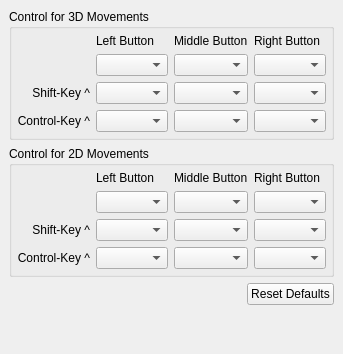
   <widget class="QWidget" name="Camera" >
    <layout class="QGridLayout" >
     <property name="leftMargin" >
      <number>9</number>
     </property>
     <property name="topMargin" >
      <number>9</number>
     </property>
     <property name="rightMargin" >
      <number>9</number>
     </property>
     <property name="bottomMargin" >
      <number>9</number>
     </property>
     <property name="horizontalSpacing" >
      <number>6</number>
     </property>
     <property name="verticalSpacing" >
      <number>6</number>
     </property>
     <item row="0" column="0" >
      <widget class="QGroupBox" name="groupBox_8" >
       <property name="title" >
        <string>Control for 3D Movements</string>
       </property>
       <layout class="QGridLayout" >
        <property name="leftMargin" >
         <number>5</number>
        </property>
        <property name="topMargin" >
         <number>5</number>
        </property>
        <property name="rightMargin" >
         <number>5</number>
        </property>
        <property name="bottomMargin" >
         <number>5</number>
        </property>
        <property name="horizontalSpacing" >
         <number>6</number>
        </property>
        <property name="verticalSpacing" >
         <number>6</number>
        </property>
        <item row="2" column="1" >
         <widget class="QComboBox" name="comboBoxCamera3D_4" >
          <property name="minimumContentsLength" >
           <number>0</number>
          </property>
          <property name="duplicatesEnabled" >
           <bool>false</bool>
          </property>
         </widget>
        </item>
        <item row="1" column="1" >
         <widget class="QComboBox" name="comboBoxCamera3D" >
          <property name="minimumContentsLength" >
           <number>0</number>
          </property>
          <property name="duplicatesEnabled" >
           <bool>false</bool>
          </property>
         </widget>
        </item>
        <item row="3" column="1" >
         <widget class="QComboBox" name="comboBoxCamera3D_7" >
          <property name="minimumContentsLength" >
           <number>0</number>
          </property>
          <property name="duplicatesEnabled" >
           <bool>false</bool>
          </property>
         </widget>
        </item>
        <item row="0" column="1" >
         <widget class="QLabel" name="label_21" >
          <property name="text" >
           <string>Left Button</string>
          </property>
         </widget>
        </item>
        <item row="0" column="3" >
         <widget class="QLabel" name="label_18" >
          <property name="text" >
           <string>Right Button</string>
          </property>
         </widget>
        </item>
        <item row="0" column="2" >
         <widget class="QLabel" name="label_20" >
          <property name="text" >
           <string>Middle Button</string>
          </property>
         </widget>
        </item>
        <item row="3" column="2" >
         <widget class="QComboBox" name="comboBoxCamera3D_8" >
          <property name="minimumContentsLength" >
           <number>0</number>
          </property>
          <property name="duplicatesEnabled" >
           <bool>false</bool>
          </property>
         </widget>
        </item>
        <item row="2" column="2" >
         <widget class="QComboBox" name="comboBoxCamera3D_5" >
          <property name="minimumContentsLength" >
           <number>0</number>
          </property>
          <property name="duplicatesEnabled" >
           <bool>false</bool>
          </property>
         </widget>
        </item>
        <item row="1" column="2" >
         <widget class="QComboBox" name="comboBoxCamera3D_2" >
          <property name="minimumContentsLength" >
           <number>0</number>
          </property>
          <property name="duplicatesEnabled" >
           <bool>false</bool>
          </property>
         </widget>
        </item>
        <item row="3" column="3" >
         <widget class="QComboBox" name="comboBoxCamera3D_9" >
          <property name="minimumContentsLength" >
           <number>0</number>
          </property>
          <property name="duplicatesEnabled" >
           <bool>false</bool>
          </property>
         </widget>
        </item>
        <item row="2" column="3" >
         <widget class="QComboBox" name="comboBoxCamera3D_6" >
          <property name="minimumContentsLength" >
           <number>0</number>
          </property>
          <property name="duplicatesEnabled" >
           <bool>false</bool>
          </property>
         </widget>
        </item>
        <item row="1" column="3" >
         <widget class="QComboBox" name="comboBoxCamera3D_3" >
          <property name="minimumContentsLength" >
           <number>0</number>
          </property>
          <property name="duplicatesEnabled" >
           <bool>false</bool>
          </property>
         </widget>
        </item>
        <item row="3" column="0" >
         <widget class="QLabel" name="label_19" >
          <property name="text" >
           <string>Control-Key ^</string>
          </property>
          <property name="alignment" >
           <set>Qt::AlignRight|Qt::AlignTrailing|Qt::AlignVCenter</set>
          </property>
         </widget>
        </item>
        <item row="2" column="0" >
         <widget class="QLabel" name="label_22" >
          <property name="text" >
           <string>Shift-Key ^</string>
          </property>
          <property name="alignment" >
           <set>Qt::AlignRight|Qt::AlignTrailing|Qt::AlignVCenter</set>
          </property>
         </widget>
        </item>
       </layout>
      </widget>
     </item>
     <item row="2" column="0" >
      <layout class="QHBoxLayout" >
       <property name="spacing" >
        <number>6</number>
       </property>
       <property name="leftMargin" >
        <number>0</number>
       </property>
       <property name="topMargin" >
        <number>0</number>
       </property>
       <property name="rightMargin" >
        <number>0</number>
       </property>
       <property name="bottomMargin" >
        <number>0</number>
       </property>
       <item>
        <spacer>
         <property name="orientation" >
          <enum>Qt::Horizontal</enum>
         </property>
         <property name="sizeHint" >
          <size>
           <width>40</width>
           <height>20</height>
          </size>
         </property>
        </spacer>
       </item>
       <item>
        <widget class="QPushButton" name="resetCameraDefault" >
         <property name="sizePolicy" >
          <sizepolicy vsizetype="Fixed" hsizetype="Fixed" >
           <horstretch>0</horstretch>
           <verstretch>0</verstretch>
          </sizepolicy>
         </property>
         <property name="text" >
          <string>Reset Defaults</string>
         </property>
        </widget>
       </item>
      </layout>
     </item>
     <item row="3" column="0" >
      <spacer>
       <property name="orientation" >
        <enum>Qt::Vertical</enum>
       </property>
       <property name="sizeHint" >
        <size>
         <width>20</width>
         <height>40</height>
        </size>
       </property>
      </spacer>
     </item>
     <item row="1" column="0" >
      <widget class="QGroupBox" name="groupBox_2D" >
       <property name="title" >
        <string>Control for 2D Movements</string>
       </property>
       <layout class="QGridLayout" >
        <property name="leftMargin" >
         <number>5</number>
        </property>
        <property name="topMargin" >
         <number>5</number>
        </property>
        <property name="rightMargin" >
         <number>5</number>
        </property>
        <property name="bottomMargin" >
         <number>5</number>
        </property>
        <property name="horizontalSpacing" >
         <number>6</number>
        </property>
        <property name="verticalSpacing" >
         <number>6</number>
        </property>
        <item row="2" column="1" >
         <widget class="QComboBox" name="comboBoxCamera2D_4" >
          <property name="minimumContentsLength" >
           <number>0</number>
          </property>
          <property name="duplicatesEnabled" >
           <bool>false</bool>
          </property>
         </widget>
        </item>
        <item row="1" column="1" >
         <widget class="QComboBox" name="comboBoxCamera2D" >
          <property name="minimumContentsLength" >
           <number>0</number>
          </property>
          <property name="duplicatesEnabled" >
           <bool>false</bool>
          </property>
         </widget>
        </item>
        <item row="3" column="1" >
         <widget class="QComboBox" name="comboBoxCamera2D_7" >
          <property name="minimumContentsLength" >
           <number>0</number>
          </property>
          <property name="duplicatesEnabled" >
           <bool>false</bool>
          </property>
         </widget>
        </item>
        <item row="0" column="1" >
         <widget class="QLabel" name="label_23" >
          <property name="text" >
           <string>Left Button</string>
          </property>
         </widget>
        </item>
        <item row="0" column="3" >
         <widget class="QLabel" name="label_24" >
          <property name="text" >
           <string>Right Button</string>
          </property>
         </widget>
        </item>
        <item row="0" column="2" >
         <widget class="QLabel" name="label_25" >
          <property name="text" >
           <string>Middle Button</string>
          </property>
         </widget>
        </item>
        <item row="3" column="2" >
         <widget class="QComboBox" name="comboBoxCamera2D_8" >
          <property name="minimumContentsLength" >
           <number>0</number>
          </property>
          <property name="duplicatesEnabled" >
           <bool>false</bool>
          </property>
         </widget>
        </item>
        <item row="2" column="2" >
         <widget class="QComboBox" name="comboBoxCamera2D_5" >
          <property name="minimumContentsLength" >
           <number>0</number>
          </property>
          <property name="duplicatesEnabled" >
           <bool>false</bool>
          </property>
         </widget>
        </item>
        <item row="1" column="2" >
         <widget class="QComboBox" name="comboBoxCamera2D_2" >
          <property name="minimumContentsLength" >
           <number>0</number>
          </property>
          <property name="duplicatesEnabled" >
           <bool>false</bool>
          </property>
         </widget>
        </item>
        <item row="3" column="3" >
         <widget class="QComboBox" name="comboBoxCamera2D_9" >
          <property name="minimumContentsLength" >
           <number>0</number>
          </property>
          <property name="duplicatesEnabled" >
           <bool>false</bool>
          </property>
         </widget>
        </item>
        <item row="2" column="3" >
         <widget class="QComboBox" name="comboBoxCamera2D_6" >
          <property name="minimumContentsLength" >
           <number>0</number>
          </property>
          <property name="duplicatesEnabled" >
           <bool>false</bool>
          </property>
         </widget>
        </item>
        <item row="1" column="3" >
         <widget class="QComboBox" name="comboBoxCamera2D_3" >
          <property name="minimumContentsLength" >
           <number>0</number>
          </property>
          <property name="duplicatesEnabled" >
           <bool>false</bool>
          </property>
         </widget>
        </item>
        <item row="3" column="0" >
         <widget class="QLabel" name="label_26" >
          <property name="text" >
           <string>Control-Key ^</string>
          </property>
          <property name="alignment" >
           <set>Qt::AlignRight|Qt::AlignTrailing|Qt::AlignVCenter</set>
          </property>
         </widget>
        </item>
        <item row="2" column="0" >
         <widget class="QLabel" name="label_27" >
          <property name="text" >
           <string>Shift-Key ^</string>
          </property>
          <property name="alignment" >
           <set>Qt::AlignRight|Qt::AlignTrailing|Qt::AlignVCenter</set>
          </property>
         </widget>
        </item>
       </layout>
      </widget>
     </item>
    </layout>
   </widget>
